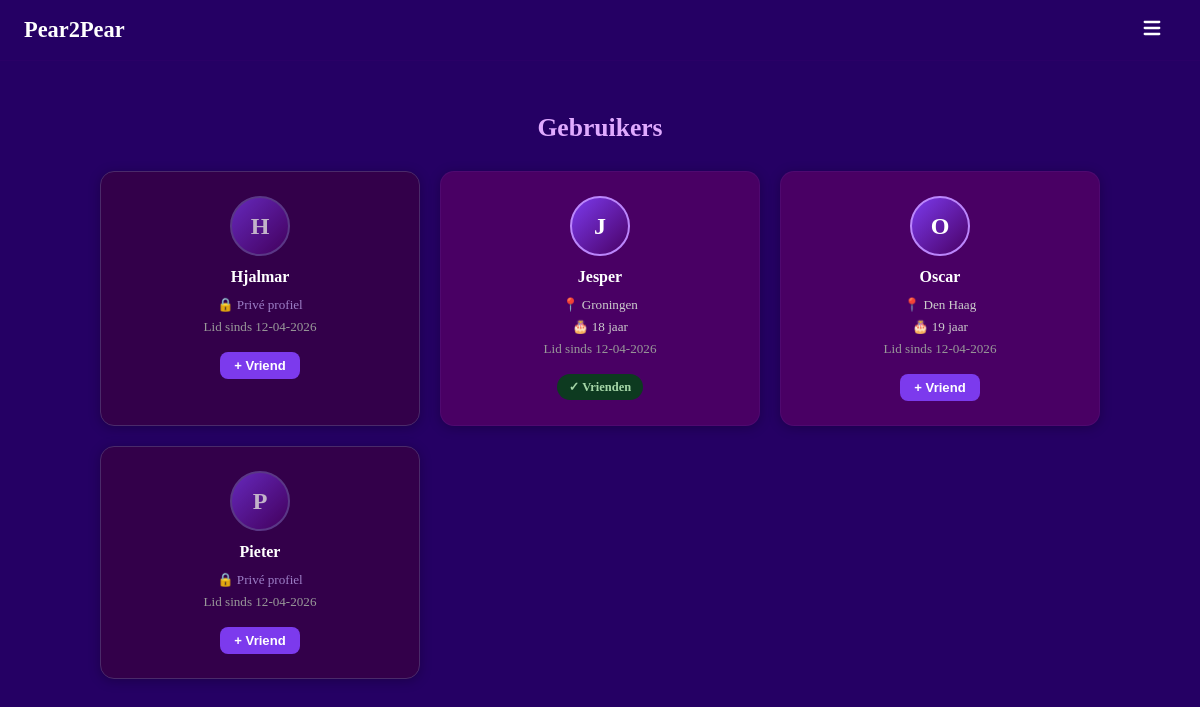
Page /profiles (signed in) on the earlier database version.
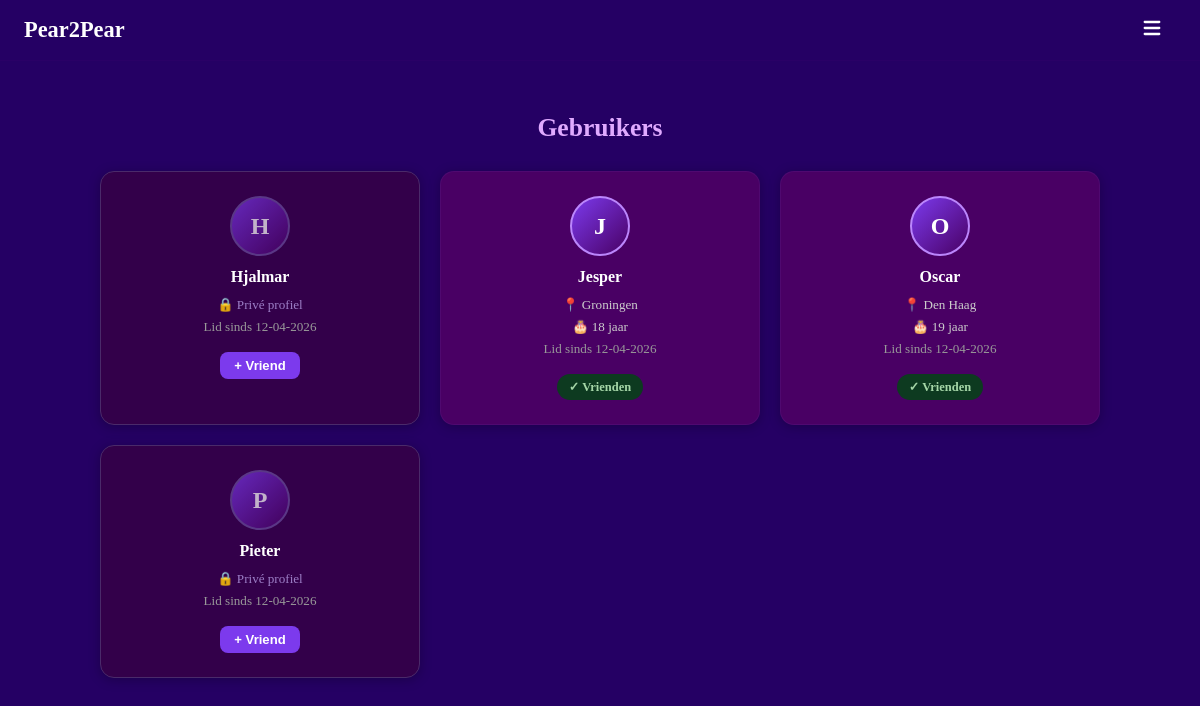
Same page on the later database version.
### models.py (models this page shows, shortened)
class User(UserMixin, db.Model):
    __tablename__ = "users"
    id            = db.Column(db.Integer, primary_key=True)
    username      = db.Column(db.String(30),  unique=True, nullable=False, index=True)
    email         = db.Column(db.String(120), unique=True, nullable=False, index=True)
    password_hash = db.Column(db.String(256), nullable=False)
    created_at    = db.Column(db.DateTime, default=datetime.utcnow, nullable=False)
    last_login    = db.Column(db.DateTime, default=datetime.utcnow, nullable=False)
    age       = db.Column(db.Integer,     nullable=True)
    location  = db.Column(db.String(100), nullable=True)
    is_public = db.Column(db.Boolean,     default=True, nullable=False)
    sent_requests     = db.relationship("Friendship", foreign_keys=[Friendship.from_id], backref="from_user", lazy="dynamic")
    received_requests = db.relationship("Friendship", foreign_keys=[Friendship.to_id],   backref="to_user",   lazy="dynamic")
    def friendship_status_with(self, other_id: int):
        sent = Friendship.query.filter_by(from_id=self.id, to_id=other_id).first()
        if sent:
            return "friends" if sent.status == "accepted" else "pending_sent"
        received = Friendship.query.filter_by(from_id=other_id, to_id=self.id).first()
        if received:
            return "friends" if received.status == "accepted" else "pending_received"
        return None
    def pending_received(self):
        reqs = Friendship.query.filter_by(to_id=self.id, status="pending").all()
        return User.query.filter(User.id.in_([r.from_id for r in reqs])).all()
    def unread_message_count(self):
        return Message.query.filter_by(receiver_id=self.id, read=False).count()

### main.py (the view)
    @app.route("/profiles")
    @login_required
    def profiles():
        all_users = User.query.order_by(User.username).all()
        return render_template("profiles.html", users=all_users)

### templates/profiles.html (shortened to what this page needs)
{% extends "base.html" %}
{% block content %}
<div class="profiles-page">
    <h2 class="profiles-title">Gebruikers</h2>
    <div class="profiles-grid">
        {% for user in users %}
            {% if user.id != current_user.id %}
            {% set status = current_user.friendship_status_with(user.id) %}
            <div class="profile-card {% if not user.is_public %}profile-card--private{% endif %}" onclick="window.location='/profile/{{ user.id }}'">
                <div class="profile-card__avatar">{{ user.username[0].upper() }}</div>
                <h3 class="profile-card__name">{{ user.username }}</h3>
                {% if user.is_public %}
                    {% if user.location %}<p class="profile-card__detail">📍 {{ user.location }}</p>{% endif %}
                    {% if user.age %}<p class="profile-card__detail">🎂 {{ user.age }} jaar</p>{% endif %}
                    <p class="profile-card__detail profile-card__since">Lid sinds {{ user.created_at.strftime('%d-%m-%Y') }}</p>
                {% else %}
                    <p class="profile-card__detail profile-card__private-label">🔒 Privé profiel</p>
                    <p class="profile-card__detail profile-card__since">Lid sinds {{ user.created_at.strftime('%d-%m-%Y') }}</p>
                {% endif %}
                <div class="profile-card__actions">
                    {% if status == 'friends' %}
                        <span class="friend-badge friend-badge--yes">✓ Vrienden</span>
                    {% elif status == 'pending_sent' %}
                        <span class="friend-badge friend-badge--pending">⏳ Verzonden</span>
                    {% else %}
                        <form method="POST" action="/friend/add/{{ user.id }}" onclick="event.stopPropagation()">
                            <button type="submit" class="btn btn--small">+ Vriend</button>
                        </form>
                    {% endif %}
                </div>
            </div>
            {% endif %}
        {% endfor %}
    </div>
</div>
{% endblock %}

Differences in the rows shown:
changed User "Oscar": text "+ Vriend" → "✓ Vrienden"
